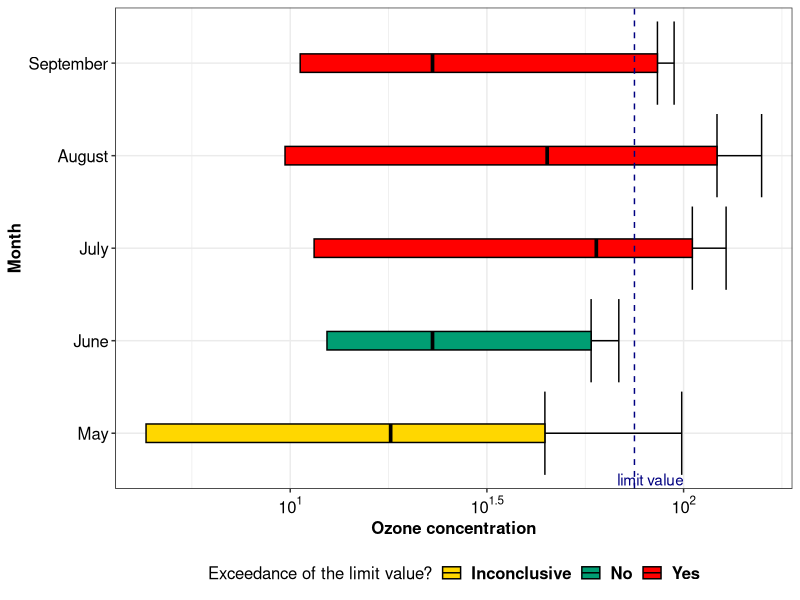

Generate this figure with R:
#------------------------------------------------------------------
#### Configurations  ####
#------------------------------------------------------------------

## Installing and loading packages
pack_needed<-c("tidyverse","scales","datasets")

is_installed<-pack_needed %in% rownames(installed.packages(all.available=TRUE))
if(any(is_installed == FALSE)){
  install.packages(pack_needed[!is_installed],repos = "http://cran.us.r-project.org")
}
invisible(lapply(pack_needed, library, character.only = TRUE))

#------------------------------------------------------------------
#### Data preparation  ####
#------------------------------------------------------------------

## Using the airquality dataset from the datasets package as example
test<-as_tibble(na.omit(datasets::airquality))

## Transforming the month variable into a factor
test$Month<-factor(test$Month,levels=sort(unique(test$Month)),labels=c("May","June","July","August","September"))

## Calculating summary statistics
test<-test %>% group_by(Month) %>% summarize(median=median(Ozone),      # median
                                             P5=quantile(Ozone,0.05),   # 5th percentile
                                             P95=quantile(Ozone, 0.95), # 95th percentile
                                             P99=quantile(Ozone, 0.99)) # 99th percentile

#------------------------------------------------------------------
#### Limit value exceedance assessment  ####
#------------------------------------------------------------------

## Setting a limit value for ozone concentration
limit_value<-75

## Determining if the limit value is exceeded
test<-test %>% mutate(comp=case_when(P95>limit_value~"Yes",
                                     P95<=limit_value&P99>limit_value~"Inconclusive",
                                     P99<=limit_value~"No",
                                     T~"No"))

## Transforming the limit value exceedance variable into a factor
test$comp<-factor(test$comp,levels=unique(test$comp))

#------------------------------------------------------------------
#### Plot  ####
#------------------------------------------------------------------

test %>% ggplot() +   
  geom_point(aes(x=Month,y=median),size=2) +
  geom_errorbar(aes(x=Month,ymin=P95,ymax=P99))+
  geom_crossbar(aes(x=Month, y=median,ymin = P5, ymax = P95,fill=comp),width=0.2)+
  scale_x_discrete("Month") +
  scale_y_log10("Ozone concentration",breaks = trans_breaks("log10", function(x) 10^x),
                labels = trans_format("log10", math_format(10^.x)))+
  scale_fill_manual("Exceedance of the limit value?",
                    values=c("Yes"="red","No"="#009E73","Inconclusive"="gold"))+
  geom_hline(yintercept=limit_value,linetype="dashed",col="navyblue")+
  annotate(geom="text",x=0.5,y=limit_value*1.1,label='limit value',col="navyblue")+
  theme_bw()+
  theme(strip.text.x = element_text(size = 11, face="bold",colour = "black", angle = 0,margin = margin(0.3,0,0.3,0, "cm")),
        strip.background = element_rect(fill=alpha('#009E73', 0.2),
                                        colour="black", size=1),
        axis.text = element_text(size=12,color="black"),
        axis.title=element_text(size=12,face="bold",color="black"),
        legend.text = element_text(size = 12, face = "bold"),
        legend.title = element_text(size = 12),
        legend.position = "bottom",
        axis.line = element_line(color = "black",size = 0.1, linetype =
                                   "solid"))+
  coord_flip()
